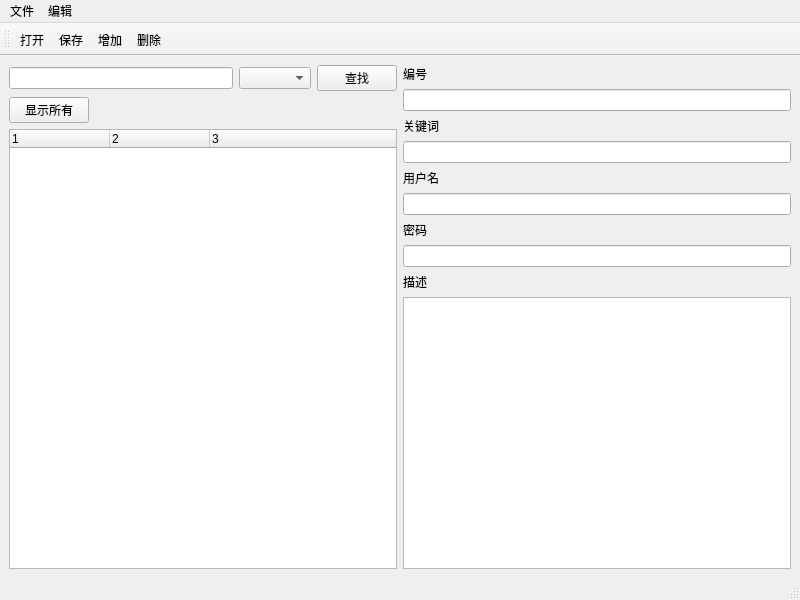
<?xml version="1.0" encoding="UTF-8"?>
<ui version="4.0">
 <class>MainWindow</class>
 <widget class="QMainWindow" name="MainWindow">
  <property name="geometry">
   <rect>
    <x>0</x>
    <y>0</y>
    <width>800</width>
    <height>600</height>
   </rect>
  </property>
  <property name="windowTitle">
   <string>密码管理器</string>
  </property>
  <property name="windowIcon">
   <iconset>
    <normaloff>../res/icon.iconset/icon_64x64.png</normaloff>../res/icon.iconset/icon_64x64.png</iconset>
  </property>
  <widget class="QWidget" name="centralwidget">
   <layout class="QHBoxLayout" name="horizontalLayout_2">
    <item>
     <layout class="QVBoxLayout" name="verticalLayout">
      <item>
       <layout class="QHBoxLayout" name="horizontalLayout">
        <item>
         <widget class="QLineEdit" name="edtSearch"/>
        </item>
        <item>
         <widget class="QComboBox" name="cobSearch"/>
        </item>
        <item>
         <widget class="QPushButton" name="btnSearch">
          <property name="text">
           <string>查找</string>
          </property>
         </widget>
        </item>
       </layout>
      </item>
      <item>
       <widget class="QPushButton" name="btnShowAll">
        <property name="maximumSize">
         <size>
          <width>80</width>
          <height>16777215</height>
         </size>
        </property>
        <property name="text">
         <string>显示所有</string>
        </property>
       </widget>
      </item>
      <item>
       <widget class="QTreeWidget" name="categoryView">
        <property name="contextMenuPolicy">
         <enum>Qt::CustomContextMenu</enum>
        </property>
        <property name="columnCount">
         <number>3</number>
        </property>
        <column>
         <property name="text">
          <string notr="true">1</string>
         </property>
        </column>
        <column>
         <property name="text">
          <string notr="true">2</string>
         </property>
        </column>
        <column>
         <property name="text">
          <string notr="true">3</string>
         </property>
        </column>
       </widget>
      </item>
     </layout>
    </item>
    <item>
     <layout class="QVBoxLayout" name="verticalLayout_2">
      <item>
       <widget class="QLabel" name="label_5">
        <property name="text">
         <string>编号</string>
        </property>
       </widget>
      </item>
      <item>
       <widget class="QLineEdit" name="edtID">
        <property name="readOnly">
         <bool>true</bool>
        </property>
       </widget>
      </item>
      <item>
       <widget class="QLabel" name="label">
        <property name="sizePolicy">
         <sizepolicy hsizetype="Preferred" vsizetype="Fixed">
          <horstretch>0</horstretch>
          <verstretch>0</verstretch>
         </sizepolicy>
        </property>
        <property name="text">
         <string>关键词</string>
        </property>
       </widget>
      </item>
      <item>
       <widget class="QLineEdit" name="edtKeyword"/>
      </item>
      <item>
       <widget class="QLabel" name="label_2">
        <property name="text">
         <string>用户名</string>
        </property>
       </widget>
      </item>
      <item>
       <widget class="QLineEdit" name="edtName"/>
      </item>
      <item>
       <widget class="QLabel" name="label_3">
        <property name="text">
         <string>密码</string>
        </property>
       </widget>
      </item>
      <item>
       <widget class="QLineEdit" name="edtPassword"/>
      </item>
      <item>
       <widget class="QLabel" name="label_4">
        <property name="text">
         <string>描述</string>
        </property>
       </widget>
      </item>
      <item>
       <widget class="QTextEdit" name="edtContent">
        <property name="acceptRichText">
         <bool>false</bool>
        </property>
       </widget>
      </item>
     </layout>
    </item>
   </layout>
  </widget>
  <widget class="QMenuBar" name="menubar">
   <property name="geometry">
    <rect>
     <x>0</x>
     <y>0</y>
     <width>800</width>
     <height>22</height>
    </rect>
   </property>
   <widget class="QMenu" name="menuFile">
    <property name="title">
     <string>文件</string>
    </property>
    <addaction name="actionOpen"/>
    <addaction name="actionSave"/>
    <addaction name="actionSaveAs"/>
    <addaction name="actionQuit"/>
   </widget>
   <widget class="QMenu" name="menuEdit">
    <property name="title">
     <string>编辑</string>
    </property>
    <addaction name="actionPwdNew"/>
    <addaction name="actionPwdDelete"/>
    <addaction name="actionChangePassword"/>
    <addaction name="actionHtmlMode"/>
   </widget>
   <addaction name="menuFile"/>
   <addaction name="menuEdit"/>
  </widget>
  <widget class="QStatusBar" name="statusbar"/>
  <widget class="QToolBar" name="toolBar">
   <property name="windowTitle">
    <string>toolBar</string>
   </property>
   <attribute name="toolBarArea">
    <enum>TopToolBarArea</enum>
   </attribute>
   <attribute name="toolBarBreak">
    <bool>false</bool>
   </attribute>
   <addaction name="actionOpen"/>
   <addaction name="actionSave"/>
   <addaction name="actionPwdNew"/>
   <addaction name="actionPwdDelete"/>
  </widget>
  <action name="actionSave">
   <property name="text">
    <string>保存</string>
   </property>
   <property name="shortcut">
    <string>Ctrl+S</string>
   </property>
  </action>
  <action name="actionSaveAs">
   <property name="text">
    <string>另存</string>
   </property>
   <property name="shortcut">
    <string>Ctrl+Shift+S</string>
   </property>
  </action>
  <action name="actionQuit">
   <property name="text">
    <string>退出</string>
   </property>
  </action>
  <action name="actionOpen">
   <property name="text">
    <string>打开</string>
   </property>
   <property name="shortcut">
    <string>Ctrl+O</string>
   </property>
  </action>
  <action name="actionPwdNew">
   <property name="text">
    <string>增加</string>
   </property>
   <property name="shortcut">
    <string>Ctrl+N</string>
   </property>
  </action>
  <action name="actionPwdDelete">
   <property name="text">
    <string>删除</string>
   </property>
   <property name="shortcut">
    <string>Ctrl+D</string>
   </property>
  </action>
  <action name="actionChangePassword">
   <property name="text">
    <string>修改密码</string>
   </property>
  </action>
  <action name="actionHtmlMode">
   <property name="checkable">
    <bool>true</bool>
   </property>
   <property name="text">
    <string>html模式</string>
   </property>
  </action>
 </widget>
 <resources/>
 <connections/>
</ui>
